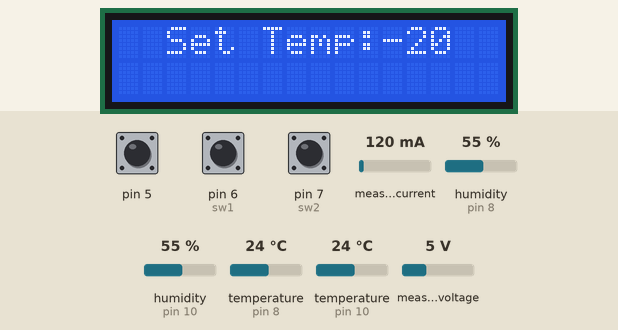
This sketch was run on a simulated Arduino Uno, built with avr-gcc and run on an emulated ATmega328P. Parts: 16×2 character LCD. Inputs (shaded band) come from the test bench; at power-on: pin 6 (sw1) HIGH, pin 5 HIGH, pin 7 (sw2) HIGH, measured current 120 mA, humidity (sensors on pin 8, pin 10) 55 %, temperature (sensors on pin 8, pin 10) 24 °C, measured voltage 5 V. The local clock reads 2024-03-15 10:24:30 at power-on unless the sketch sets it; what the sketch prints to the serial monitor is not drawn.

Above: at 1.2 s.
1.3 s: pin 6 (sw1) pulled LOW for 0.15 s
At 2.4 s:
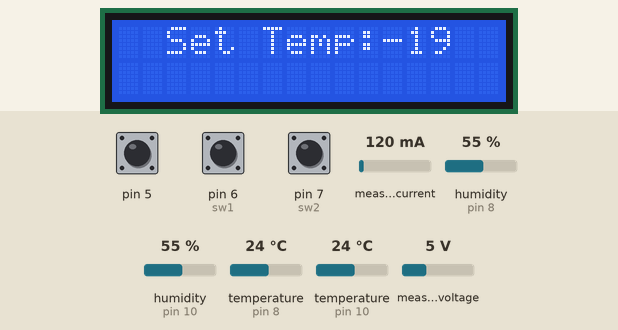
2.9 s: pin 6 (sw1) pulled LOW for 1 s
Timing chart, 0 to 5.9 s (numbered marks = the images above; inputs shaded):
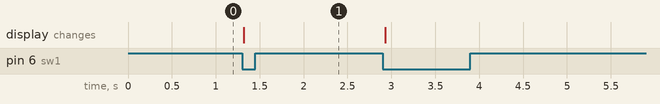

The sketch:

Fridge_New.ino
```cpp
#include <LiquidCrystal_I2C.h>
#include <PZEM004Tv30.h>
#include <Wire.h>
#include <RTC.h>

static DS3231 RTC;

#include "DHT.h"
#define DHTPIN1 8
#define DHTPIN2 10

#define DHTTYPE DHT22

DHT dht1(DHTPIN1, DHTTYPE);
DHT dht2(DHTPIN2, DHTTYPE);

LiquidCrystal_I2C lcd(0x27,16,2);

PZEM004Tv30 pzem(12, 11);


int con=0;
int comcnt=0;
int tt1=1;
int tt=1;
int f1=1;
int ontime=0, csc=0, psc=0;
int onmn=0, onhr=0;

int comcntcpy=0, ontimecpy=0, onmncpy=0, onhrcpy=0, dccpy=0;


int sw=0, dc=0;

int t1=1, t2=1;
int sw1=6, sw2=7;
int frtmp=-20;
int ptmp=frtmp;

void setup()
{
  Serial.begin(9600);
  RTC.begin();
  dht1.begin();
  dht2.begin();
  //pday=RTC.getDay();

  lcd.init();
  lcd.clear();
  lcd.backlight();

  lcd.setCursor(2,0);
  lcd.print("Set Temp:");
  lcd.setCursor(11,0);
  lcd.print("   ");
  lcd.setCursor(11,0);
  lcd.print(frtmp);

  pinMode(4, INPUT_PULLUP); //unused
  pinMode(5, INPUT_PULLUP);
  pinMode(sw1, INPUT_PULLUP);
  pinMode(sw2, INPUT_PULLUP);

//  RTC.setHourMode(CLOCK_H24);
//  RTC.setDateTime(__DATE__, __TIME__);
//  RTC.startClock();

}

void loop()
{
  int dt=RTC.getDay();
  int mt=RTC.getMonth();
  int yr=RTC.getYear()-2000;
  int hr=RTC.getHours();
  int mn=RTC.getMinutes();
  int sc=RTC.getSeconds();

    String d,t,contime, contimecpy;
    d=String(dt)+"/"+String(mt)+"/"+String(yr);
    t=String(hr)+":"+String(mn)+":"+String(sc);

    float tmp1 = dht1.readTemperature();
    float tmp2 = dht2.readTemperature();


    float voltage = pzem.voltage();
    float current = pzem.current();
    float power = pzem.power();
    float pf = pzem.pf();
    float frequency = pzem.frequency();


    if(current>=0.9)
    {
      con=1;
    }
    else if(current<0.9)
    {
      con=0;
    }
///////

    if(con==1 && tt==1)
  {
    tt=0;
    comcnt++;
  }
  if(con==0)
  {
   tt=1;
   f1=1;
  }

  if(digitalRead(5)==0)
  {
    sw = 1;
  }
  else if(digitalRead(5)==1)
  {
    sw = 0;
    }

if((digitalRead(5)==0) && (tt1==1))
  {
    tt1=0;
    dc++;
  }
  if(digitalRead(5)==1)
  {
   tt1=1;
  }
///////////

    if(con==1)
    {
      if(f1==1)
      {
      f1=0;
      psc=sc;
      }

      csc=sc;

      if(csc < psc)
      {
        ontime += (60+csc)-psc;
      }
      else if(csc >= psc)
      {
        ontime += (csc-psc);
      }

      if(ontime >= 60)
      {
        onmn++;
        ontime=ontime-60;
      }

      if(onmn >= 60)
      {
        onhr++;
        onmn=onmn-60;
      }

      psc=csc;
    }
////////////

    if(ptmp != frtmp)
    {
      onhr=0;
      onmn=0;
      ontime=0;

      if(con==1) comcnt=1;
      else comcnt=0;

      dc=0;
      ptmp=frtmp;

    }

    contime=String(onhr)+":"+String(onmn)+":"+String(ontime);

    //////////////


    Serial.print("FRIDGE");
    Serial.print(",");
    Serial.print(d);
    Serial.print(",");
    Serial.print(t);
    Serial.print(",");
    Serial.print(frtmp);
    Serial.print(",");
    Serial.print(tmp1);
    Serial.print(",");
    Serial.print(tmp2);
    Serial.print(",");
    Serial.print(voltage);
    Serial.print(",");
    Serial.print(current);
    Serial.print(",");
    Serial.print(power);
    Serial.print(",");
    Serial.print(pf);
    Serial.print(",");
    Serial.print(frequency,0);
    Serial.print(",");
    Serial.print(sw);
    Serial.print(",");
    Serial.print(dc);
    Serial.print(",");
    Serial.print(con);
    Serial.print(",");
    Serial.print(comcnt);
    Serial.print(",");
    Serial.println(contime);


  unsigned long int pre=millis();
  while((millis()-pre) < 4900)
  {
     if((digitalRead(sw1)==0) && (t1==1))
  {
    t1=0;
    frtmp++;

    lcd.setCursor(11,0);
    lcd.print("   ");
    lcd.setCursor(11,0);
    lcd.print(frtmp);
  }
  if(digitalRead(sw1)==1)
  {
   t1=1;
  }


  if((digitalRead(sw2)==0) && (t2==1))
  {
    t2=0;
    frtmp--;

    lcd.setCursor(11,0);
    lcd.print("   ");
    lcd.setCursor(11,0);
    lcd.print(frtmp);
  }
  if(digitalRead(sw2)==1)
  {
   t2=1;
  }

  delay(50);
  }


}
```

Measured:
- after the input at 1.3 s, the display: changes at once (image 1)
